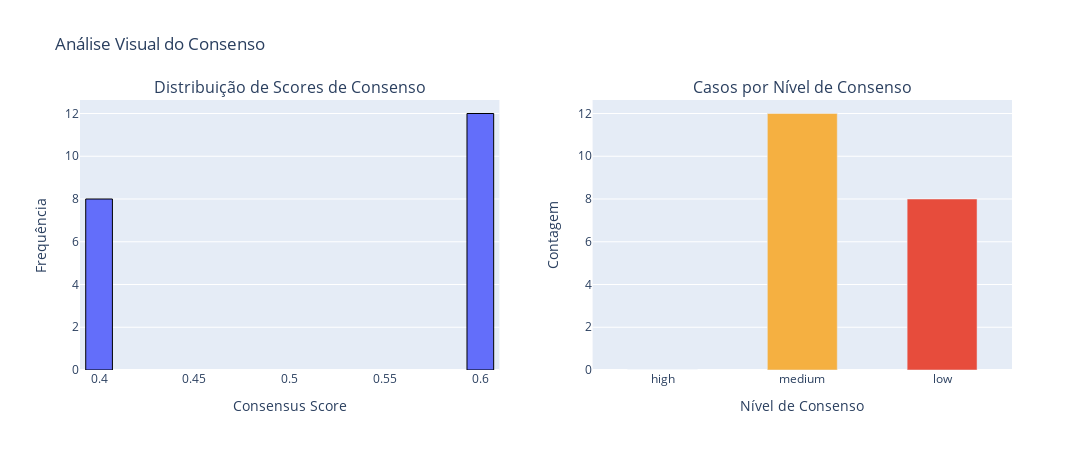

Notebook code for this chart:
### Code cell
visualizer.plot_score_and_levels(
    df_with_consensus=df_with_consensus,
    levels=levels
)

### Figure 1 — Plotly figure (JSON) as saved in the notebook; plotly's stock layout.template omitted (floating-point values rounded to 4 significant figures)
{"data": [{"marker": {"line": {"color": "black", "width": 1}}, "name": "Consensus Score", "nbinsx": 20, "type": "histogram", "x": [0.6, 0.6, 0.6, 0.6, 0.4, 0.4, 0.6, 0.6, 0.4, 0.4, 0.6, 0.6, 0.4, 0.4, 0.6, 0.6, 0.6, 0.4, 0.6, 0.4], "xaxis": "x", "yaxis": "y"}, {"marker": {"color": ["#2ECC71", "#F5B041", "#E74C3C"]}, "type": "bar", "width": 0.5, "x": ["high", "medium", "low"], "xaxis": "x2", "y": [0, 12, 8], "yaxis": "y2"}], "layout": {"annotations": [{"font": {"size": 16}, "showarrow": false, "text": "Distribuição de Scores de Consenso", "x": 0.225, "xanchor": "center", "xref": "paper", "y": 1, "yanchor": "bottom", "yref": "paper"}, {"font": {"size": 16}, "showarrow": false, "text": "Casos por Nível de Consenso", "x": 0.775, "xanchor": "center", "xref": "paper", "y": 1, "yanchor": "bottom", "yref": "paper"}], "bargap": 0.3, "height": 450, "showlegend": false, "title": {"text": "Análise Visual do Consenso"}, "width": 1100, "xaxis": {"anchor": "y", "domain": [0, 0.45], "title": {"text": "Consensus Score"}}, "xaxis2": {"anchor": "y2", "domain": [0.55, 1], "title": {"text": "Nível de Consenso"}}, "yaxis": {"anchor": "x", "domain": [0, 1], "title": {"text": "Frequência"}}, "yaxis2": {"anchor": "x2", "domain": [0, 1], "title": {"text": "Contagem"}}}}
